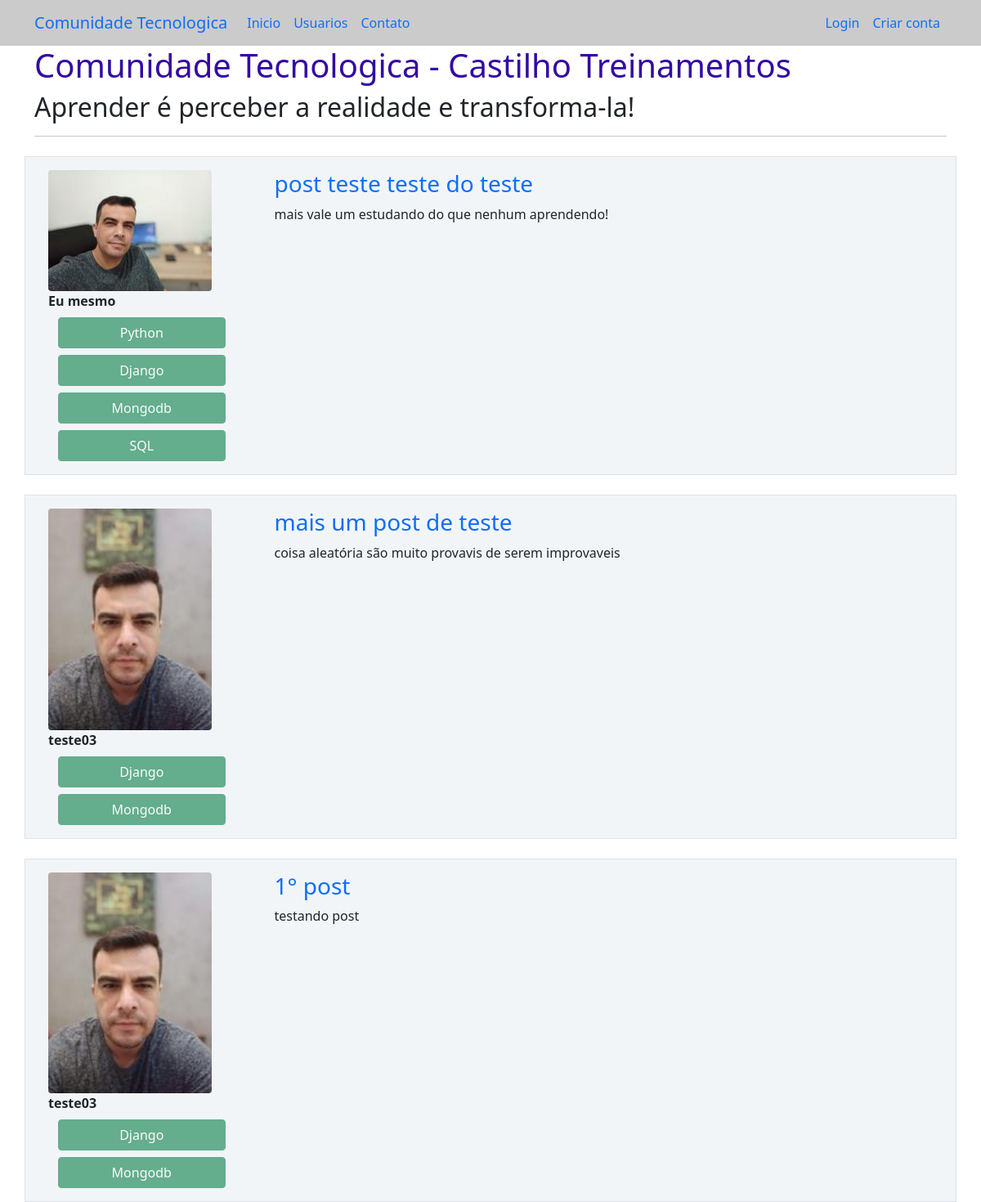
Before: / with the older database file.
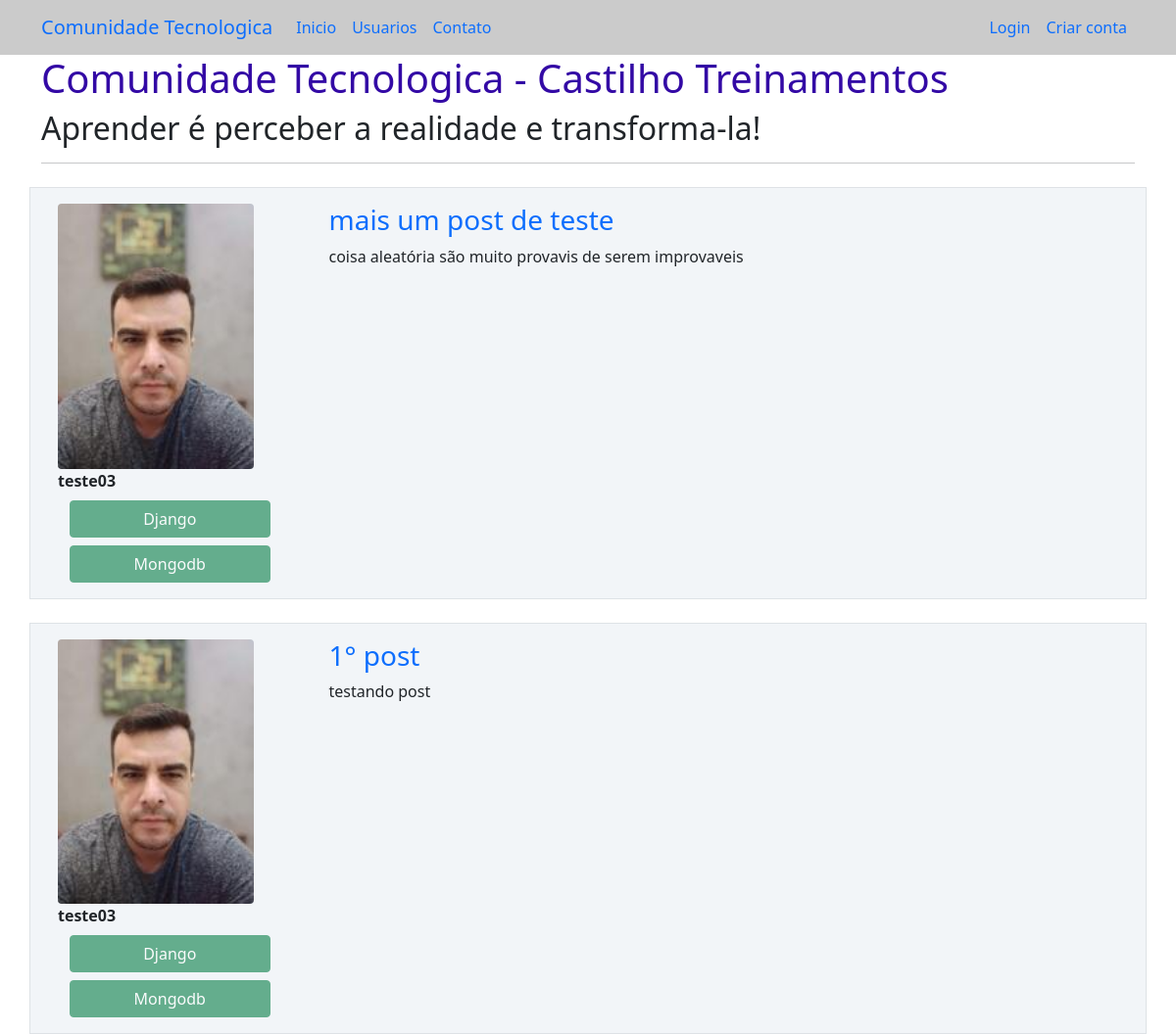
After: the same page with the newer database file.
### comunidadetecnologica/models.py (models this page shows)
class Post(database.Model):
    id = database.Column(database.Integer, primary_key=True)
    titulo = database.Column(database.String, nullable=False)
    corpo = database.Column(database.Text, nullable=False)
    data_criacao = database.Column(
        database.DateTime, nullable=False, default=datetime.utcnow)
    id_usuario = database.Column(
        database.Integer, database.ForeignKey('usuario.id'), nullable=False)

class Usuario(database.Model,UserMixin):
    id = database.Column(database.Integer, primary_key=True)
    username = database.Column(database.String, nullable=False)
    email = database.Column(database.String, nullable=False, unique=True)
    senha = database.Column(database.String, nullable=False)
    foto_perfil = database.Column(database.String, default='default.jpg')
    posts = database.relationship('Post', backref='autor', lazy=True)
    cursos = database.Column(
        database.String, nullable=False, default='Não Informado')

### comunidadetecnologica/routes.py (the view)
@app.route('/')
def home():
    posts = Post.query.order_by(Post.id.desc())
    return render_template('home.html', posts=posts)

### comunidadetecnologica/templates/home.html
{% extends 'base.html' %}
{% block body %}
        <div class="container">
            <h1 style="color:rgb(51, 9, 165)">Comunidade Tecnologica - Castilho Treinamentos</h1>
            <h2>Aprender é perceber a realidade e transforma-la!</h2>
            <hr>
            {% for post in posts%}
                <div class="row border mt-4 p-3 meupost">
                    <div class=" container col col-3">
                        <div class="image pe-1">
                            <img src="{{url_for('static', filename='fotos_perfil/{}'.format(post.autor.foto_perfil))}}" class="rounded" width="200" />
                          </div>
                          <strong>{{post.autor.username}} </strong>
                          <div class="row justify-content-center container">
                                    {% for curso in post.autor.cursos.split(';') %}
                                        <button type="button" class="btn btn-success mt-2" disabled>{{curso}}</button>
                                    {% endfor%}
                            </div>
                    </div>
                    <div class="col col-9">
                        <h3><a style="text-decoration: none;" href="{{ url_for('exibir_post', post_id=post.id) }}" >{{post.titulo}}</a></h3>
                        <p> {{post.corpo}} </p>
                    </div>
                </div>
            {% endfor %}
        </div>
{% endblock %}

### comunidadetecnologica/templates/base.html (shortened to what this page needs)
<!DOCTYPE html>
<html lang="pt-br">
<head>
    <link href="https://cdn.jsdelivr.net/npm/bootstrap@5.0.0-beta1/dist/css/bootstrap.min.css" rel="stylesheet">
   <link rel="stylesheet" href="{{url_for('static', filename='main.css')}}"  type="text/css">
</head>
<body>
    {% include 'navbar.html' %}
    {% block body %}
    {% endblock %}
</body>
</html>

### comunidadetecnologica/templates/navbar.html
<nav class="navbar navbar-expand-lg bg-body-tertiary nbar">
  <div class="container-fluid container">
    <a class="navbar-brand" href="{{url_for('home')}}"
      >Comunidade Tecnologica</a
    >
    <div class="collapse navbar-collapse" id="navbarSupportedContent">
      <ul class="navbar-nav me-auto mb-2 mb-lg-0">
        <li class="nav-item">
          <a
            class="nav-link active"
            aria-current="page"
            href="{{url_for('home')}}"
            >Inicio</a
          >
        </li>
        <li class="nav-item">
          <a class="nav-link" href="{{url_for('usuarios')}}">Usuarios</a>
        </li>
        <li class="nav-item">
          <a class="nav-link" href="{{url_for('contato')}}">Contato</a>
        </li>
      </ul>
      <ul class="d-flex navbar-nav">
        {%if current_user.is_authenticated %}
        <li class="nav-item">
          <a class="nav-link" href="{{url_for('criarpost')}}">Criar Post</a>
        </li>
        <li class="nav-item">
          <a class="nav-link" href="{{url_for('perfil')}}">Meu Perfil</a>
        </li>
        <li class="nav-item">
          <a class="nav-link" href="{{url_for('sair')}}">Sair</a>
        </li>
        {%else%}
        <li class="nav-item">
          <a class="nav-link" href="{{url_for('login')}}">Login</a>
        </li>
        <li class="nav-item">
          <a class="nav-link" href="{{url_for('login')}}">Criar conta</a>
        </li>
        {%endif%}
      </ul>
    </div>
  </div>
</nav>

### comunidadetecnologica/static/main.css (style rules this page uses)
.meupost { background: #f2f5f8 !important; }
.nbar { background: #cbcbcb !important; }

Changed rows visible on the page:
removed Post: foto_perfil (picture), autor.username "Eu mesmo", curso "Python" "Django" "Mongodb" "SQL", titulo "post teste teste do teste", corpo "mais vale um estudando do que nenhum aprendendo!"
